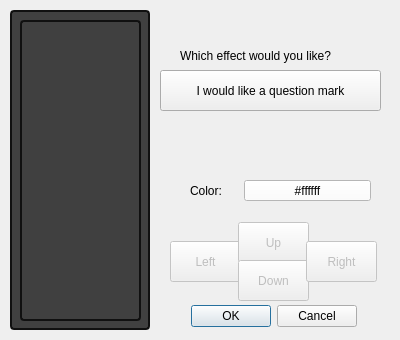
<?xml version="1.0" encoding="UTF-8"?>
<ui version="4.0">
 <class>symbolEffectDialog</class>
 <widget class="QDialog" name="symbolEffectDialog">
  <property name="geometry">
   <rect>
    <x>0</x>
    <y>0</y>
    <width>400</width>
    <height>340</height>
   </rect>
  </property>
  <property name="minimumSize">
   <size>
    <width>400</width>
    <height>300</height>
   </size>
  </property>
  <property name="maximumSize">
   <size>
    <width>400</width>
    <height>360</height>
   </size>
  </property>
  <property name="windowTitle">
   <string>Dialog</string>
  </property>
  <widget class="QDialogButtonBox" name="buttonBox">
   <property name="geometry">
    <rect>
     <x>126</x>
     <y>300</y>
     <width>231</width>
     <height>32</height>
    </rect>
   </property>
   <property name="orientation">
    <enum>Qt::Horizontal</enum>
   </property>
   <property name="standardButtons">
    <set>QDialogButtonBox::Cancel|QDialogButtonBox::Ok</set>
   </property>
  </widget>
  <widget class="QFrame" name="frame">
   <property name="geometry">
    <rect>
     <x>10</x>
     <y>10</y>
     <width>140</width>
     <height>320</height>
    </rect>
   </property>
   <property name="sizePolicy">
    <sizepolicy hsizetype="Expanding" vsizetype="Expanding">
     <horstretch>0</horstretch>
     <verstretch>0</verstretch>
    </sizepolicy>
   </property>
   <property name="styleSheet">
    <string notr="true">background-color: rgb(64, 64, 64);
border: 2px solid rgb(16, 16, 16);
border-radius: 4px;</string>
   </property>
   <property name="frameShape">
    <enum>QFrame::StyledPanel</enum>
   </property>
   <property name="frameShadow">
    <enum>QFrame::Raised</enum>
   </property>
   <widget class="QWidget" name="gridLayoutWidget">
    <property name="geometry">
     <rect>
      <x>10</x>
      <y>10</y>
      <width>121</width>
      <height>301</height>
     </rect>
    </property>
    <layout class="QGridLayout" name="gridLayout">
     <property name="spacing">
      <number>0</number>
     </property>
    </layout>
   </widget>
  </widget>
  <widget class="QPushButton" name="pushButton_left">
   <property name="enabled">
    <bool>false</bool>
   </property>
   <property name="geometry">
    <rect>
     <x>170</x>
     <y>241</y>
     <width>71</width>
     <height>41</height>
    </rect>
   </property>
   <property name="text">
    <string>Left</string>
   </property>
  </widget>
  <widget class="QPushButton" name="pushButton_up">
   <property name="enabled">
    <bool>false</bool>
   </property>
   <property name="geometry">
    <rect>
     <x>238</x>
     <y>222</y>
     <width>71</width>
     <height>41</height>
    </rect>
   </property>
   <property name="text">
    <string>Up</string>
   </property>
  </widget>
  <widget class="QPushButton" name="pushButton_down">
   <property name="enabled">
    <bool>false</bool>
   </property>
   <property name="geometry">
    <rect>
     <x>238</x>
     <y>260</y>
     <width>71</width>
     <height>41</height>
    </rect>
   </property>
   <property name="text">
    <string>Down</string>
   </property>
  </widget>
  <widget class="QPushButton" name="pushButton_right">
   <property name="enabled">
    <bool>false</bool>
   </property>
   <property name="geometry">
    <rect>
     <x>306</x>
     <y>241</y>
     <width>71</width>
     <height>41</height>
    </rect>
   </property>
   <property name="text">
    <string>Right</string>
   </property>
  </widget>
  <widget class="QLabel" name="label">
   <property name="geometry">
    <rect>
     <x>180</x>
     <y>40</y>
     <width>181</width>
     <height>31</height>
    </rect>
   </property>
   <property name="text">
    <string>Which effect would you like?</string>
   </property>
  </widget>
  <widget class="QPushButton" name="pushButton_test">
   <property name="geometry">
    <rect>
     <x>160</x>
     <y>70</y>
     <width>221</width>
     <height>41</height>
    </rect>
   </property>
   <property name="text">
    <string>I would like a question mark</string>
   </property>
  </widget>
  <widget class="QLabel" name="label_2">
   <property name="geometry">
    <rect>
     <x>190</x>
     <y>180</y>
     <width>59</width>
     <height>21</height>
    </rect>
   </property>
   <property name="text">
    <string>Color:</string>
   </property>
  </widget>
  <widget class="QPushButton" name="pushButton_color">
   <property name="geometry">
    <rect>
     <x>244</x>
     <y>180</y>
     <width>127</width>
     <height>21</height>
    </rect>
   </property>
   <property name="styleSheet">
    <string notr="true">background-color: #ffffff</string>
   </property>
   <property name="text">
    <string>#ffffff</string>
   </property>
  </widget>
 </widget>
 <resources/>
 <connections>
  <connection>
   <sender>buttonBox</sender>
   <signal>accepted()</signal>
   <receiver>symbolEffectDialog</receiver>
   <slot>accept()</slot>
   <hints>
    <hint type="sourcelabel">
     <x>248</x>
     <y>254</y>
    </hint>
    <hint type="destinationlabel">
     <x>157</x>
     <y>274</y>
    </hint>
   </hints>
  </connection>
  <connection>
   <sender>buttonBox</sender>
   <signal>rejected()</signal>
   <receiver>symbolEffectDialog</receiver>
   <slot>reject()</slot>
   <hints>
    <hint type="sourcelabel">
     <x>316</x>
     <y>260</y>
    </hint>
    <hint type="destinationlabel">
     <x>286</x>
     <y>274</y>
    </hint>
   </hints>
  </connection>
 </connections>
</ui>
